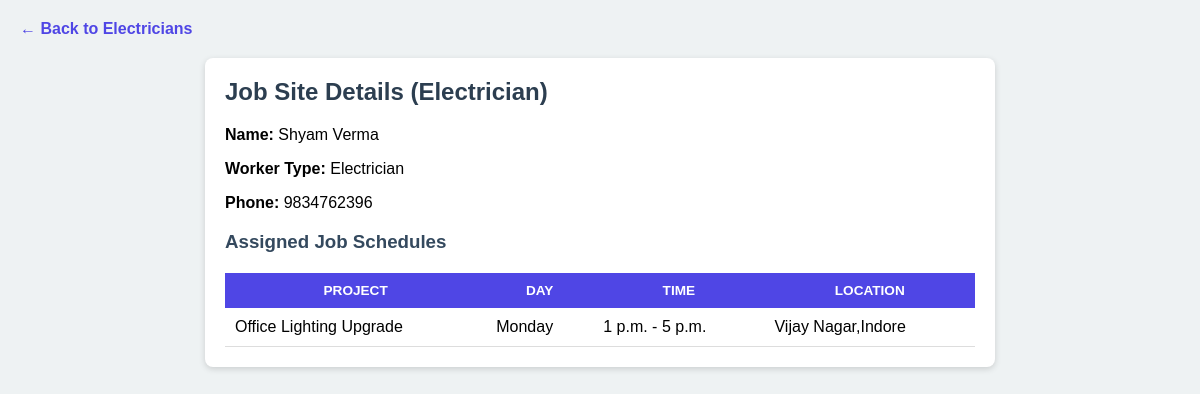
The app's page /electrician/job-site/?worker_id=12 with its own data.
### workers/models.py (models this page shows, shortened)
class Worker(models.Model):
    WORKER_TYPES = [
        ('Plumber', 'Plumber'),
        ('Electrician', 'Electrician'),
        ('Carpenter', 'Carpenter'),
        ('Painter', 'Painter'),
        ('Helper', 'Helper'),
    ]
    user = models.OneToOneField(User, on_delete=models.CASCADE, null=True, blank=True)
    name = models.CharField(max_length=100)
    worker_type = models.CharField(max_length=50, choices=WORKER_TYPES)
    phone = models.CharField(max_length=15, blank=True)
    email = models.EmailField(null=True, blank=True)
    gender = models.CharField(max_length=10, default='Male', blank=True)
    hourly_rate = models.DecimalField(max_digits=8, decimal_places=2, default=0.00)
    is_available = models.BooleanField(default=True)
    joined_date = models.DateField(default=date.today)
    location = models.CharField(max_length=100, default='Unknown')
    role = models.ForeignKey(Role, on_delete=models.SET_NULL, null=True, blank=True)

class Schedule(models.Model):
    worker = models.ForeignKey(Worker, on_delete=models.CASCADE, related_name='schedules')
    project = models.ForeignKey(Project, on_delete=models.SET_NULL, null=True, blank=True)
    day = models.CharField(max_length=15)
    start_time = models.TimeField()
    end_time = models.TimeField()
    location = models.CharField(max_length=100)

class Project(models.Model):
    STATUS_CHOICES = [
        ('Active', 'Active'),
        ('Completed', 'Completed'),
    ]
    name = models.CharField(max_length=200)
    description = models.TextField(blank=True)
    status = models.CharField(max_length=50, choices=STATUS_CHOICES, default='Active')
    start_date = models.DateField(default=date.today)
    completed_date = models.DateField(null=True, blank=True)
    location = models.CharField(max_length=200, blank=True)
    assigned_workers = models.ManyToManyField(Worker, blank=True, related_name='projects')

### workers/views.py (the view)
# urls.py: path("electrician/job-site/", views.electrician_job_site, name="electrician_job_site"),
def electrician_job_site(request):
    worker_id = request.GET.get('worker_id')
    worker = Worker.objects.filter(id=worker_id).first() if worker_id else None
    schedules = Schedule.objects.filter(worker=worker) if worker else []
    return render(request, 'electrician-job-site.html', {'worker': worker, 'schedules': schedules})

### workers/templates/electrician-job-site.html (shortened to what this page needs)
{% load static %}
<!DOCTYPE html>
<html lang="en">
<head>
</head>
<body>
    <a href="{% url 'electrician' %}" class="back">← Back to Electricians</a>
    <div class="card">
        <h2>Job Site Details (Electrician)</h2>
        {% if worker %}
            <p><strong>Name:</strong> {{ worker.name }}</p>
            <p><strong>Worker Type:</strong> {{ worker.worker_type }}</p>
            {% if worker.phone %}
                <p><strong>Phone:</strong> {{ worker.phone }}</p>
            {% endif %}
        {% endif %}
        <h3>Assigned Job Schedules</h3>
        <table>
            <thead>
                <tr>
                    <th>Project</th>
                    <th>Day</th>
                    <th>Time</th>
                    <th>Location</th>
                </tr>
            </thead>
            <tbody>
                {% for s in schedules %}
                <tr>
                    <td>{{ s.project.name }}</td>
                    <td>{{ s.day }}</td>
                    <td>{{ s.start_time }} - {{ s.end_time }}</td>
                    <td>{{ s.location }}</td>
                </tr>
                {% empty %}
                <tr>
                    <td colspan="4" class="no-record">No job site assigned for this worker.</td>
                </tr>
                {% endfor %}
            </tbody>
        </table>
    </div>
</body>
</html>

### workers/templates/electrician-job-site.html (style rules this page uses)
body { font-family: Arial; background: #eef2f3; margin: 0; padding: 20px; }
a { text-decoration: none; color: #4f46e5; font-weight: bold; }
.back { margin-bottom: 20px; display: inline-block; }
.card { background: white; padding: 20px; border-radius: 8px; box-shadow: 0 2px 6px rgba(0,0,0,0.15); max-width: 750px; margin: auto; }
h2 { margin-top: 0; color: #2c3e50; }
h3 { color: #34495e; }
table { width: 100%; border-collapse: collapse; margin-top: 20px; }
th { background: #4f46e5; color: white; padding: 10px; text-transform: uppercase; font-size: 0.85em; }
td { padding: 10px; border-bottom: 1px solid #ddd; }

### records on screen
Worker: name "Shyam Verma", worker_type "Electrician", phone "9834762396"
Schedule: project.name "Office Lighting Upgrade", day "Monday", start_time "1 p.m.", end_time "5 p.m.", location "Vijay Nagar,Indore"
